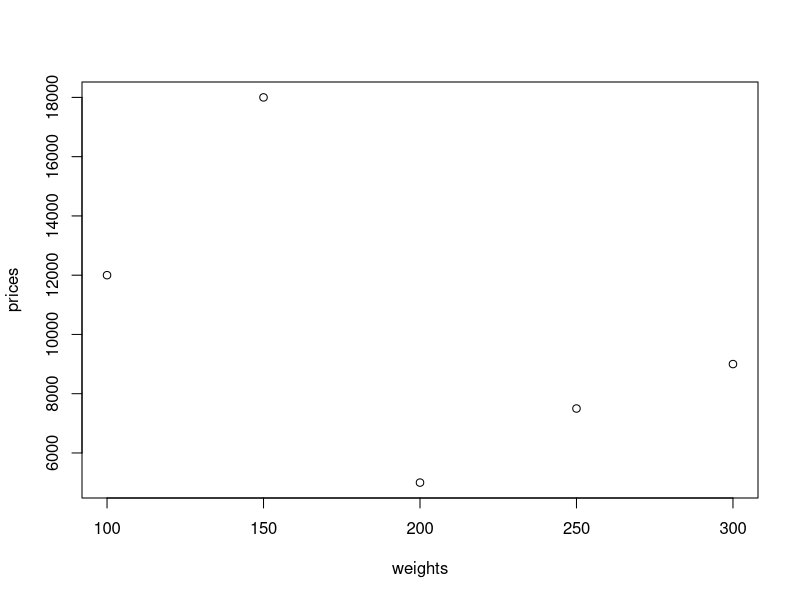
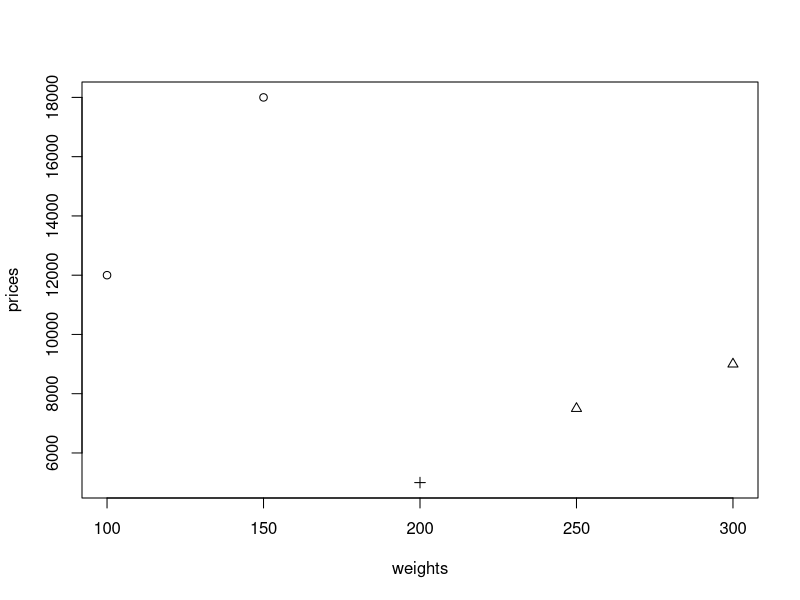
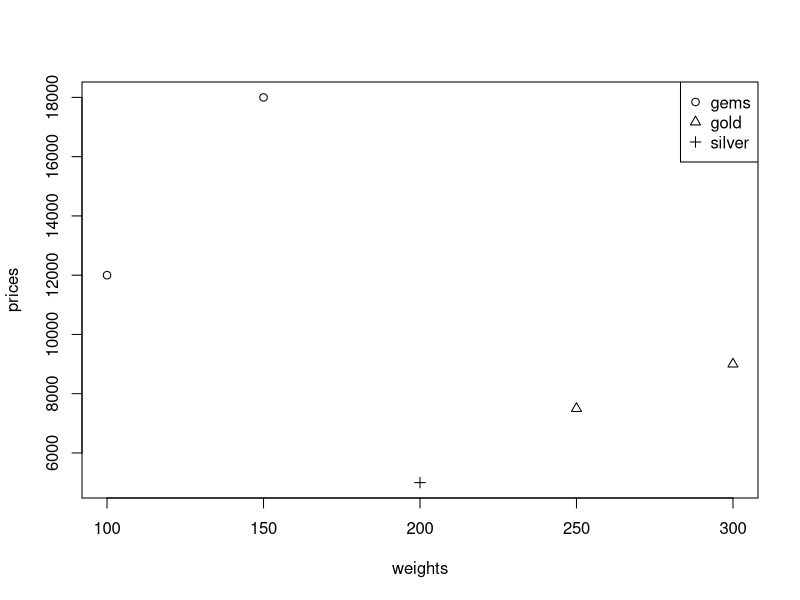
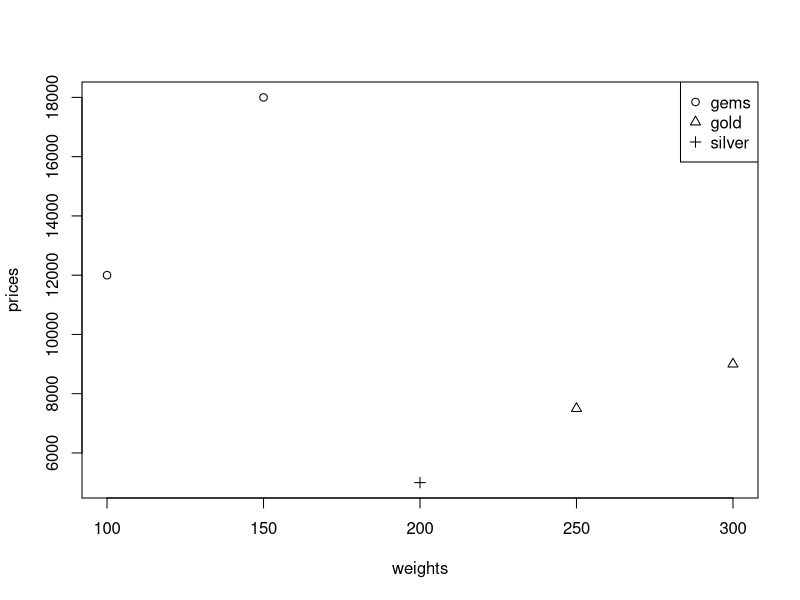

Reproduce these figures in R, in order.
## ---- chunk 1
chests <- c('gold', 'silver', 'gems', 'gold', 'gems')
types <- factor(chests)

## ---- chunk 2

print(chests)
## ---- chunk 3
 print(types)


## ---- chunk 4
as.integer(types)

## ---- chunk 5
levels(types)

## ---- chunk 6
weights <- c(300, 200, 100, 250, 150)
prices <- c(9000, 5000, 12000, 7500, 18000)
plot(weights, prices)

## ---- chunk 7

plot(weights, prices, pch=as.integer(types))

## ---- chunk 8
plot(weights, prices, pch=as.integer(types))
legend("topright", c("gems", "gold", "silver"), pch=1:3)


## ---- chunk 9
plot(weights, prices, pch=as.integer(types))
legend("topright", levels(types), pch=1:length(levels(types)))


